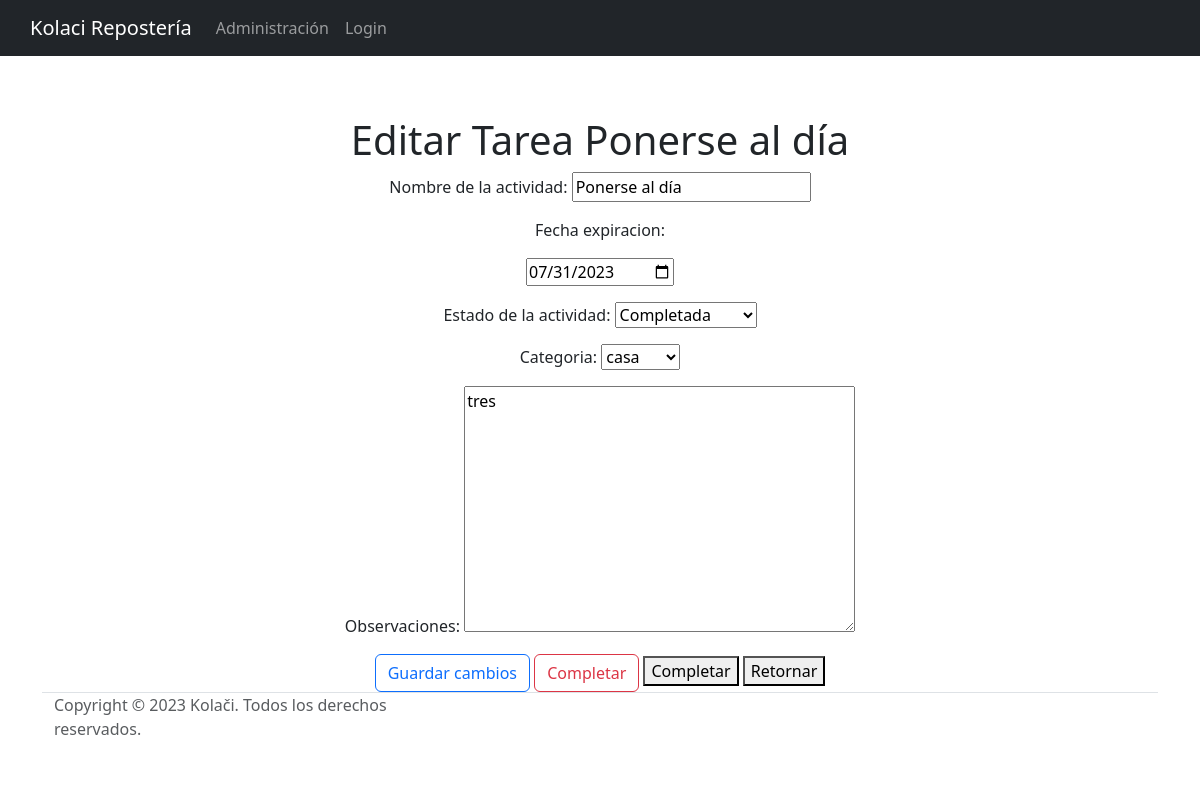
The app's page /tareas/3/edit/ with its own data.
### app/models.py (models this page shows, shortened)
class Tarea(models.Model):
    name = models.CharField(max_length=255, verbose_name="Nombre de la actividad")
    usuario = models.ForeignKey(User, on_delete=models.CASCADE)
    fecha_creacion = models.DateField(auto_now=True)
    fecha_expiracion = models.DateField(default=None, null=True, blank=True)
    observaciones = models.TextField(max_length=1024, null=True, blank=True)
    categoria_opciones = (
        ('trabajo', 'trabajo'),
        ('casa', 'casa'),
        ('estudio', 'estudio'),
        ('etc', 'etc'),
    )
    categoria = models.CharField(max_length=10, choices=categoria_opciones)
    estado_opciones = (
        ('asignada', 'Asignada'),
        ('vista', 'Vista'),
        ('completada', 'Completada'),
        ('en reasignación', 'En reasignación'),
        ('anulada', 'Anulada'),
    )
    estado = models.CharField(max_length=15, choices=estado_opciones, verbose_name="Estado de la actividad")

### app/views.py (the view, shortened to what this page needs)
# urls.py: path('tareas/<int:pk>/edit/', views.TareaEditView.as_view(), name='tareas-edit'),
class TareaEditView(UpdateView): #Updateview es un class-based view usado para actualizar datos
    model = Tarea #se elige el modelo
    form_class = TareaForm #se elige el formulario
    template_name = "app/edit_tarea.html" #se elige el template
    def get_object(self, queryset=None): #override del método de la clase padre.
        tarea = super().get_object(queryset) #obtiene el objeto tarea y lo asigna a esta variable
        tarea.save() #se guarda
        return tarea

### app/models.py
class TareaForm(forms.ModelForm):#heredamos de ModelForm, que genera un formulario a partir del modelo indicado en el Meta
    fecha_expiracion = forms.DateField(widget=AdminDateWidget(attrs={'type': 'date'})) #indicamos la utilización del widget del admin para elegir fecha
    class Meta:
        model = Tarea
        fields = ['name', 'fecha_expiracion', 'estado', 'categoria', 'observaciones']

### app/templates/app/edit_tarea.html (shortened to what this page needs)
{% extends "app/base.html" %}
{% block body %}
  <h1>Editar Tarea {{tarea.name}}</h1>
  <form method="post">
    {{ form.as_p }}
    <button class="btn btn-outline-primary" type="submit">Guardar cambios</button>
    <a class="btn btn-outline-danger" href="{% url 'tareas-delete' tarea.id %}" role="button">Completar</a>
    <button type="submit" name="estado" value="completada">Completar</button>
    <button type="submit" name="estado" value="vista">Retornar</button>
  </form>
{% endblock %}

### records on screen
Tarea: name "Ponerse al día", fecha_expiracion "07/31/2023", estado "Completada", categoria "casa", observaciones "tres"
